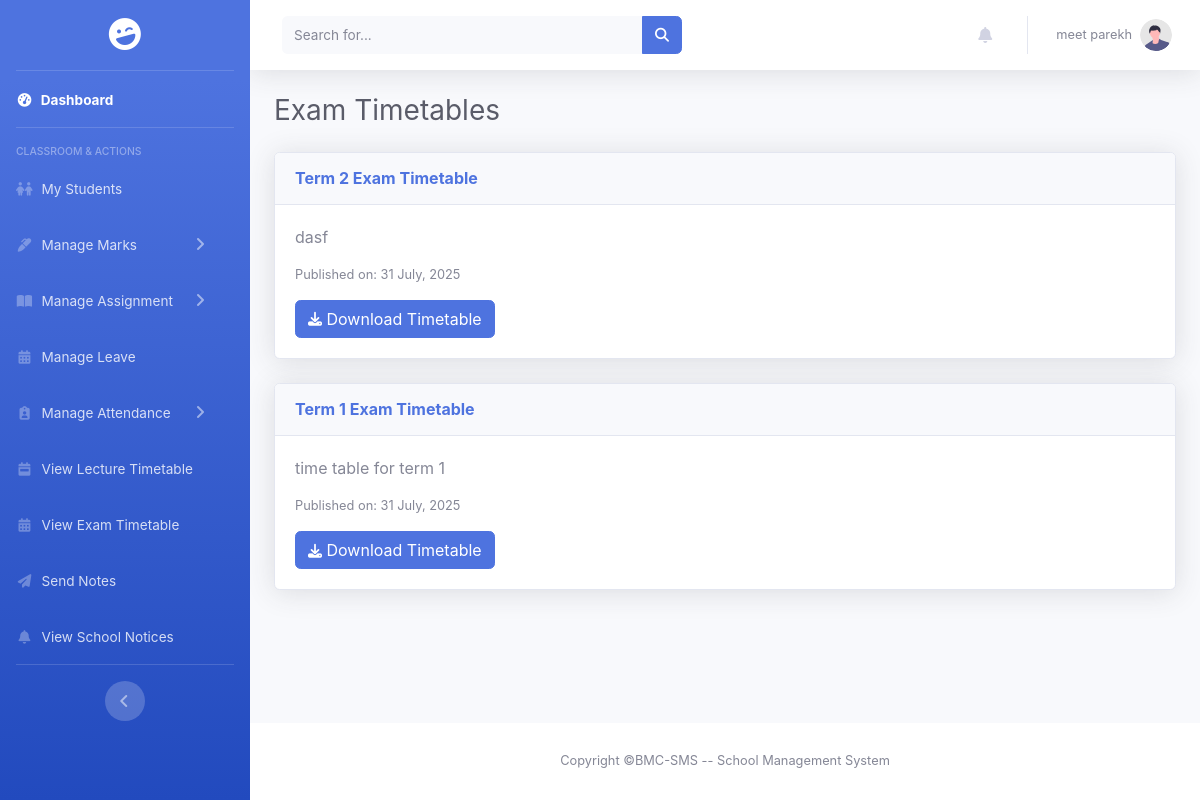
Page /pages/student/view_exam_timetable.php (signed in) on the earlier database version.
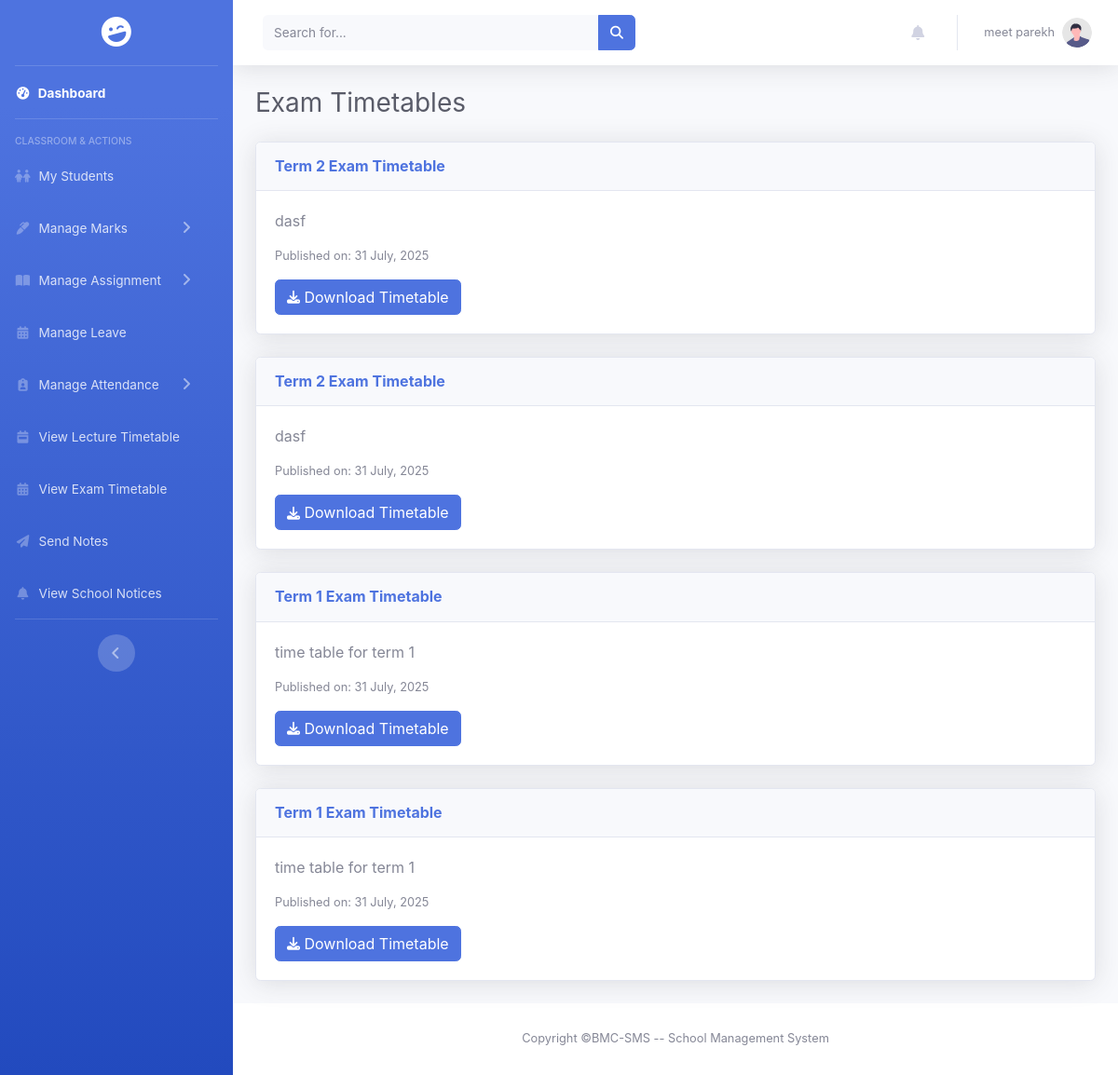
Same page on the later database version.
### tables this page shows
CREATE TABLE `exam_timetables` (
  `id` int(11) NOT NULL,
  `principal_id` int(11) NOT NULL,
  `school_id` int(11) NOT NULL,
  `title` varchar(255) NOT NULL,
  `description` text DEFAULT NULL,
  `file_path` varchar(255) NOT NULL,
  `original_filename` varchar(255) NOT NULL,
  `created_at` timestamp NOT NULL DEFAULT current_timestamp()
);

### encryption.php (called while the page is built, shortened)
<?php
function decrypt_id($encrypted)
{
    return openssl_decrypt($encrypted, ENCRYPTION_METHOD, ENCRYPTION_KEY, 0, ENCRYPTION_IV);
}

### pages/student/view_exam_timetable.php (the view, shortened to what this page needs)
<?php
include_once "../../encryption.php";
include_once "../../includes/connect.php";
$role = null;
$userId = null;
if (isset($_COOKIE['encrypted_user_role'])) $role = decrypt_id($_COOKIE['encrypted_user_role']);
if (isset($_COOKIE['encrypted_user_id'])) $userId = decrypt_id($_COOKIE['encrypted_user_id']);
if ($role == 'student') {
    $stmt_school = $conn->prepare("SELECT school_id FROM student WHERE id = ?");
} else {
    $stmt_school = $conn->prepare("SELECT school_id FROM teacher WHERE id = ?");
}
$stmt_school->bind_param("i", $userId);
$stmt_school->execute();
$schoolId = $stmt_school->get_result()->fetch_assoc()['school_id'];
$stmt_fetch = $conn->prepare("SELECT title, description, file_path, original_filename, created_at FROM exam_timetables WHERE school_id = ? ORDER BY created_at DESC");
$stmt_fetch->bind_param("i", $schoolId);
$stmt_fetch->execute();
$result = $stmt_fetch->get_result();
$timetables = $result->fetch_all(MYSQLI_ASSOC);
?>
<!DOCTYPE html>
<html lang="en">
<head>
    <link rel="stylesheet" href="https://cdnjs.cloudflare.com/ajax/libs/font-awesome/6.5.2/css/all.min.css" />
    <link href="../../assets/css/sb-admin-2.min.css" rel="stylesheet">
    <link rel="stylesheet" href="../../assets/css/sidebar.css">
</head>
<body id="page-top">
    <div id="wrapper">
        <?php include '../../includes/sidebar.php'; ?>
        <div id="content-wrapper" class="d-flex flex-column">
            <div id="content">
                <?php include '../../includes/header.php'; ?>
                <div class="container-fluid">
                    <h1 class="h3 mb-4 text-gray-800">Exam Timetables</h1>
                    <?php if (empty($timetables)): ?>
                        <div class="card shadow mb-4">
                            <div class="card-body text-center">
                                No exam timetables have been published yet.
                            </div>
                        </div>
                    <?php else: ?>
                        <?php foreach ($timetables as $tt): ?>
                            <div class="card shadow mb-4">
                                <div class="card-header py-3">
                                    <h6 class="m-0 font-weight-bold text-primary"><?php echo htmlspecialchars($tt['title']); ?></h6>
                                </div>
                                <div class="card-body">
                                    <?php if (!empty($tt['description'])): ?>
                                        <p><?php echo nl2br(htmlspecialchars($tt['description'])); ?></p>
                                    <?php endif; ?>
                                    <p class="small text-muted">Published on: <?php echo date('d F, Y', strtotime($tt['created_at'])); ?></p>
                                    <a href="<?php echo htmlspecialchars($tt['file_path']); ?>" class="btn btn-primary" download="<?php echo htmlspecialchars($tt['original_filename']); ?>">
                                        <i class="fas fa-download fa-sm"></i> Download Timetable
                                    </a>
                                </div>
                            </div>
                        <?php endforeach; ?>
                    <?php endif; ?>
                </div>
            </div>
            <?php include '../../includes/footer.php'; ?>
        </div>
    </div>
</body>
</html>

### includes/sidebar.php (shortened to what this page needs)
<?php
$role = null;
$user_id = null;
if (isset($_COOKIE['encrypted_user_role'])) {
    $role = decrypt_id($_COOKIE['encrypted_user_role']);
}
if (isset($_COOKIE['encrypted_user_id'])) {
    $user_id = decrypt_id($_COOKIE['encrypted_user_id']);
}
?>
<ul class="navbar-nav bg-gradient-primary sidebar sidebar-dark accordion" id="accordionSidebar">
    <a class="sidebar-brand d-flex align-items-center justify-content-center"
        href="<?php echo BASE_WEB_PATH; ?>dashboard.php">
        <div class="sidebar-brand-icon rotate-n-15">
            <i class="fas fa-laugh-wink"></i>
        </div>
    </a>
    <hr class="sidebar-divider my-0">
    <li class="nav-item active">
        <a class="nav-link" href="<?php echo BASE_WEB_PATH; ?>dashboard.php">
            <i class="fas fa-fw fa-tachometer-alt"></i>
            <span>Dashboard</span></a>
    </li>
    <hr class="sidebar-divider">
    <?php
    switch ($role) {
    ?>
        <?php
        case 'teacher':
            $is_class_teacher = false;
            if ($user_id && isset($conn)) {
                $stmt_check = $conn->prepare("SELECT class_teacher FROM teacher WHERE id = ?");
                if ($stmt_check) {
                    $stmt_check->bind_param("i", $user_id);
                    $stmt_check->execute();
                    $result_check = $stmt_check->get_result();
                    if ($teacher_details = $result_check->fetch_assoc()) {
                        if ($teacher_details['class_teacher'] == 1) {
                            $is_class_teacher = true;
                        }
                    }
                }
            }
        ?>
            <div class="sidebar-heading font-weight-semibold">Classroom & Actions</div>
            <li class="nav-item">
                <a class="nav-link" href="<?php echo BASE_WEB_PATH; ?>pages/student/student_list.php">
                    <i class="fas fa-fw fa-children"></i>
                    <span>My Students</span>
                </a>
            </li>
            <?php if ($is_class_teacher): ?>
                <li class="nav-item">
                    <a class="nav-link collapsed" href="#" data-toggle="collapse" data-target="#collapseMarks">
                        <i class="fas fa-fw fa-marker"></i>
                        <span>Manage Marks</span>
                    </a>
                </li>
            <?php endif; ?>
            <li class="nav-item">
                <a class="nav-link collapsed" href="#" data-toggle="collapse" data-target="#collapseAssignments">
                    <i class="fas fa-fw fa-book-open"></i>
                    <span>Manage Assignment</span>
                </a>
            </li>
            <li class="nav-item">
                <a class="nav-link" href="<?php echo BASE_WEB_PATH; ?>pages/teacher/teacher_leave_management.php">
                    <i class="fas fa-fw fa-calendar-alt"></i>
                    <span>Manage Leave</span>
                </a>
            </li>
            <li class="nav-item">
                <a class="nav-link collapsed" href="#" data-toggle="collapse" data-target="#collapseAttendance">
                    <i class="fas fa-fw fa-clipboard-user"></i>
                    <span>Manage Attendance</span>
                </a>
            </li>
            <li class="nav-item">
                <a class="nav-link" href="/BMC-SMS/pages/student/view_timetable.php">
                    <i class="fas fa-fw fa-calendar-week"></i>
                    <span>View Lecture Timetable</span>
                </a>
            </li>
            <li class="nav-item">
                <a class="nav-link" href="/BMC-SMS/pages/teacher/view_exam_timetable.php">
                    <i class="fas fa-fw fa-calendar-alt"></i>
                    <span>View Exam Timetable</span>
                </a>
            </li>
            <li class="nav-item">
                <a class="nav-link" href="/BMC-SMS/pages/teacher/send_notes.php">
                    <i class="fas fa-fw fa-paper-plane"></i>
                    <span>Send Notes</span></a>
            </li>
            <li class="nav-item">
                <a class="nav-link" href="/BMC-SMS/pages/teacher/view_notice.php">
                    <i class="fas fa-fw fa-bell"></i>
                    <span>View School Notices</span>
                </a>
            </li>
        <?php
            break;
        ?>
    <?php
    }
    ?>
    <hr class="sidebar-divider d-none d-md-block">
    <div class="text-center d-none d-md-inline">
        <button class="rounded-circle border-0" id="sidebarToggle"></button>
    </div>
</ul>

### includes/header.php (shortened to what this page needs)
<?php
include_once $_SERVER['DOCUMENT_ROOT'] . '/BMC-SMS/encryption.php';
$userName = 'Guest';
$userProfileImage = BASE_WEB_PATH . 'assets/images/undraw_profile.svg';
$isLoggedIn = false;
if (isset($_COOKIE['encrypted_user_role'])) {
    $isLoggedIn = true;
    $user_role = decrypt_id($_COOKIE['encrypted_user_role']);
    if ($user_role === 'bmc') {
        $userName = 'BMC Admin';
    } else {
        if (isset($_COOKIE['encrypted_user_name'])) {
            $userName = decrypt_id($_COOKIE['encrypted_user_name']);
        }
    }
}
?>
<nav class="navbar navbar-expand navbar-light bg-white topbar mb-4 static-top shadow">
    <form class="d-none d-sm-inline-block form-inline mr-auto ml-md-3 my-2 my-md-0 mw-100 navbar-search">
        <div class="input-group">
            <input type="text" class="form-control bg-light border-0 small" placeholder="Search for..."
                aria-label="Search" aria-describedby="basic-addon2">
            <div class="input-group-append">
                <button class="btn btn-primary" type="button">
                    <i class="fas fa-search fa-sm"></i>
                </button>
            </div>
        </div>
    </form>
    <ul class="navbar-nav ml-auto">
        <li class="nav-item dropdown no-arrow mx-1">
            <a class="nav-link dropdown-toggle" href="#" id="alertsDropdown" role="button" data-toggle="dropdown"
                aria-haspopup="true" aria-expanded="false">
                <i class="fas fa-bell fa-fw"></i>
            </a>
        </li>
        <?php if ($isLoggedIn): ?>
        <li class="nav-item dropdown no-arrow">
            <a class="nav-link dropdown-toggle" href="#" id="userDropdown" role="button" data-toggle="dropdown"
                aria-haspopup="true" aria-expanded="false">
                <span
                    class="mr-2 d-none d-lg-inline text-gray-600 small"><?php echo htmlspecialchars($userName); ?></span>
                <img class="img-profile rounded-circle" src="<?php echo htmlspecialchars($userProfileImage); ?>"
                    onerror="this.src='<?php echo BASE_WEB_PATH; ?>assets/images/undraw_profile.svg';" alt="Profile"
                    style="width: 32px; height: 32px; object-fit: cover;">
            </a>
        </li>
        <?php endif; ?>
    </ul>
</nav>

### includes/footer.php
<footer class="sticky-footer bg-white">
    <div class="container my-auto">
        <div class="copyright text-center my-auto">
            <span>Copyright &copy;BMC-SMS -- School Management System</span>
        </div>
    </div>
</footer>

### assets/css/sidebar.css (style rules this page uses)
#accordionSidebar { position: -webkit-sticky; position: sticky; top: 0; height: 100vh; max-height: 100vh; transition: width 0.3s ease; flex-shrink: 0; }
#accordionSidebar .nav-item .nav-link[data-toggle="collapse"]::after { display: inline-block; margin-left: 0.5rem; transition: transform 0.2s ease; }
html, body { height: 100%; overflow: hidden !important; }
#wrapper { height: 100vh; }
#content-wrapper { overflow-y: auto; }
@media (min-width: 768px) { #accordionSidebar { width: 250px !important; } }

Differences in the rows shown:
added exam_timetables: title "Term 2 Exam Timetable", description "dasf", created_at "31 July, 2025"
added exam_timetables: title "Term 1 Exam Timetable", description "time table for term 1", created_at "31 July, 2025"
